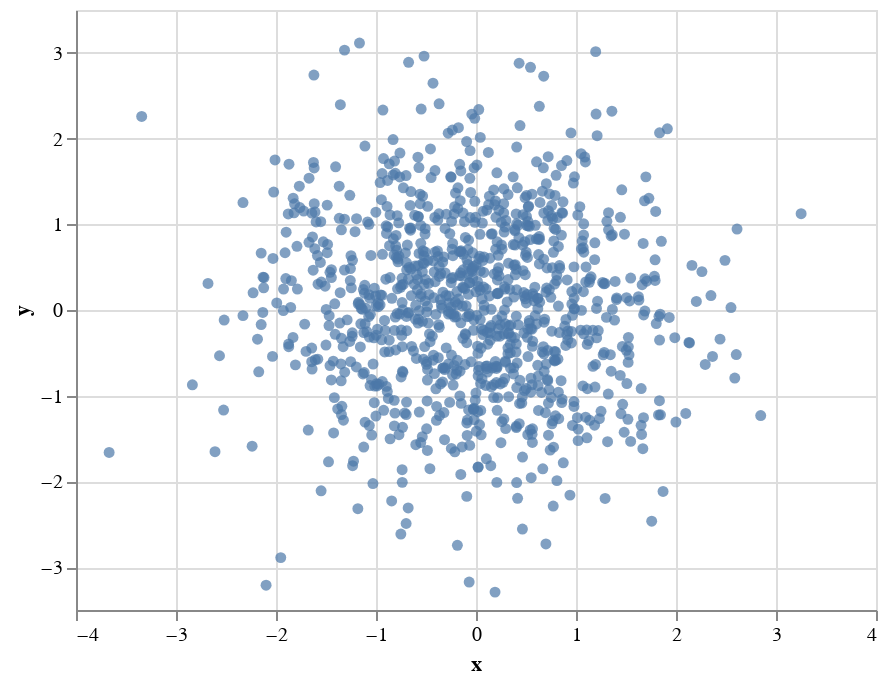

Write notebook code for a chart like this one.
### Code cell
import altair as alt

alt.Chart(df).encode(x='x', y='y').mark_circle()

### Figure 1 — Vega-Lite specification as saved in the notebook (floating-point values rounded to 4 significant figures; data arrays with more than 128 entries replaced by an {"elided": "..."} marker saying what was removed)
{"config": {"view": {"continuousWidth": 400, "continuousHeight": 300}}, "data": {"name": "data-51dda69e8fafa80a38a580247660b16c"}, "mark": "circle", "encoding": {"x": {"type": "quantitative", "field": "x"}, "y": {"type": "quantitative", "field": "y"}}, "$schema": "https://vega.github.io/schema/vega-lite/v4.0.2.json", "datasets": {"data-51dda69e8fafa80a38a580247660b16c": {"elided": "1000 records"}}}
